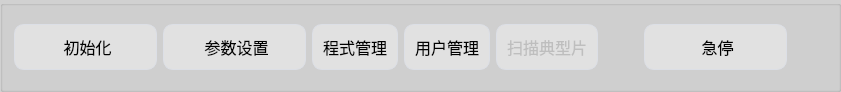
         <widget class="QGroupBox" name="groupBox_module_control">
          <property name="enabled">
           <bool>true</bool>
          </property>
          <property name="maximumSize">
           <size>
            <width>16777215</width>
            <height>92</height>
           </size>
          </property>
          <property name="font">
           <font>
            <family>微软雅黑</family>
            <pointsize>10</pointsize>
            <weight>75</weight>
            <bold>true</bold>
           </font>
          </property>
          <property name="styleSheet">
           <string notr="true">background-color: rgb(209, 209, 209);</string>
          </property>
          <property name="title">
           <string/>
          </property>
          <layout class="QHBoxLayout" name="horizontalLayout_13">
           <item>
            <widget class="QPushButton" name="pushButton_init">
             <property name="minimumSize">
              <size>
               <width>143</width>
               <height>0</height>
              </size>
             </property>
             <property name="font">
              <font>
               <family>微软雅黑</family>
               <pointsize>12</pointsize>
              </font>
             </property>
             <property name="styleSheet">
              <string notr="true">QPushButton {
    background-color: rgb(225, 225, 225);
    border: 1px solid #dcdfe6;
    padding: 10px;
    border-radius: 10px;
}

QPushButton:hover {
    background-color:rgb(229, 241, 251);
    color: black;
}

QPushButton:pressed, QPushButton:checked {
    background-color:rgb(204, 228, 247);
    border-style: inset;
}</string>
             </property>
             <property name="text">
              <string> 初始化</string>
             </property>
             <property name="icon">
              <iconset resource="resource.qrc">
               <normaloff>:/image/main/image/chushihua.png</normaloff>:/image/main/image/chushihua.png</iconset>
             </property>
             <property name="iconSize">
              <size>
               <width>48</width>
               <height>48</height>
              </size>
             </property>
            </widget>
           </item>
           <item>
            <widget class="QPushButton" name="pushButton_setting">
             <property name="minimumSize">
              <size>
               <width>143</width>
               <height>0</height>
              </size>
             </property>
             <property name="font">
              <font>
               <family>微软雅黑</family>
               <pointsize>12</pointsize>
              </font>
             </property>
             <property name="styleSheet">
              <string notr="true">QPushButton {
    background-color: rgb(225, 225, 225);
    border: 1px solid #dcdfe6;
    padding: 10px;
    border-radius: 10px;
}

QPushButton:hover {
    background-color:rgb(229, 241, 251);
    color: black;
}

QPushButton:pressed, QPushButton:checked {
    background-color:rgb(204, 228, 247);
    border-style: inset;
}</string>
             </property>
             <property name="text">
              <string> 参数设置</string>
             </property>
             <property name="icon">
              <iconset resource="resource.qrc">
               <normaloff>:/image/main/image/canshushezhi.png</normaloff>:/image/main/image/canshushezhi.png</iconset>
             </property>
             <property name="iconSize">
              <size>
               <width>48</width>
               <height>48</height>
              </size>
             </property>
            </widget>
           </item>
           <item>
            <widget class="QPushButton" name="pushButton_repiceSetting">
             <property name="font">
              <font>
               <family>微软雅黑</family>
               <pointsize>12</pointsize>
              </font>
             </property>
             <property name="styleSheet">
              <string notr="true">QPushButton {
    background-color: rgb(225, 225, 225);
    border: 1px solid #dcdfe6;
    padding: 10px;
    border-radius: 10px;
}

QPushButton:hover {
    background-color:rgb(229, 241, 251);
    color: black;
}

QPushButton:pressed, QPushButton:checked {
    background-color:rgb(204, 228, 247);
    border-style: inset;
}</string>
             </property>
             <property name="text">
              <string>程式管理</string>
             </property>
             <property name="icon">
              <iconset resource="resource.qrc">
               <normaloff>:/image/main/image/RecipeSetting.png</normaloff>:/image/main/image/RecipeSetting.png</iconset>
             </property>
             <property name="iconSize">
              <size>
               <width>48</width>
               <height>48</height>
              </size>
             </property>
            </widget>
           </item>
           <item>
            <widget class="QPushButton" name="pushButton_userManage">
             <property name="font">
              <font>
               <family>微软雅黑</family>
               <pointsize>12</pointsize>
              </font>
             </property>
             <property name="styleSheet">
              <string notr="true">QPushButton {
    background-color: rgb(225, 225, 225);
    border: 1px solid #dcdfe6;
    padding: 10px;
    border-radius: 10px;
}

QPushButton:hover {
    background-color:rgb(229, 241, 251);
    color: black;
}

QPushButton:pressed, QPushButton:checked {
    background-color:rgb(204, 228, 247);
    border-style: inset;
}</string>
             </property>
             <property name="text">
              <string>用户管理</string>
             </property>
             <property name="icon">
              <iconset resource="resource.qrc">
               <normaloff>:/image/main/image/user.png</normaloff>:/image/main/image/user.png</iconset>
             </property>
             <property name="iconSize">
              <size>
               <width>48</width>
               <height>48</height>
              </size>
             </property>
            </widget>
           </item>
           <item>
            <widget class="QPushButton" name="pushButton_ScanGravity">
             <property name="enabled">
              <bool>false</bool>
             </property>
             <property name="font">
              <font>
               <family>微软雅黑</family>
               <pointsize>12</pointsize>
              </font>
             </property>
             <property name="styleSheet">
              <string notr="true">QPushButton {
    background-color: rgb(225, 225, 225);
    border: 1px solid #dcdfe6;
    padding: 10px;
    border-radius: 10px;
}

QPushButton:hover {
    background-color:rgb(229, 241, 251);
    color: black;
}

QPushButton:pressed, QPushButton:checked {
    background-color:rgb(204, 228, 247);
    border-style: inset;
}</string>
             </property>
             <property name="text">
              <string>扫描典型片</string>
             </property>
             <property name="icon">
              <iconset resource="resource.qrc">
               <normaloff>:/image/main/image/reScan.png</normaloff>:/image/main/image/reScan.png</iconset>
             </property>
             <property name="iconSize">
              <size>
               <width>48</width>
               <height>48</height>
              </size>
             </property>
            </widget>
           </item>
           <item>
            <spacer name="horizontalSpacer_7">
             <property name="orientation">
              <enum>Qt::Horizontal</enum>
             </property>
             <property name="sizeHint" stdset="0">
              <size>
               <width>40</width>
               <height>20</height>
              </size>
             </property>
            </spacer>
           </item>
           <item>
            <widget class="QPushButton" name="pushButton_module_eSotp">
             <property name="minimumSize">
              <size>
               <width>143</width>
               <height>0</height>
              </size>
             </property>
             <property name="font">
              <font>
               <family>微软雅黑</family>
               <pointsize>12</pointsize>
              </font>
             </property>
             <property name="styleSheet">
              <string notr="true">QPushButton {
    background-color: rgb(225, 225, 225);
    border: 1px solid #dcdfe6;
    padding: 10px;
    border-radius: 10px;
}

QPushButton:hover {
    background-color:rgb(229, 241, 251);
    color: black;
}

QPushButton:pressed, QPushButton:checked {
    background-color:rgb(204, 228, 247);
    border-style: inset;
}</string>
             </property>
             <property name="text">
              <string> 急停</string>
             </property>
             <property name="icon">
              <iconset resource="resource.qrc">
               <normaloff>:/image/main/image/estop.png</normaloff>:/image/main/image/estop.png</iconset>
             </property>
             <property name="iconSize">
              <size>
               <width>48</width>
               <height>48</height>
              </size>
             </property>
            </widget>
           </item>
           <item>
            <spacer name="horizontalSpacer_5">
             <property name="orientation">
              <enum>Qt::Horizontal</enum>
             </property>
             <property name="sizeHint" stdset="0">
              <size>
               <width>40</width>
               <height>20</height>
              </size>
             </property>
            </spacer>
           </item>
          </layout>
         </widget>
